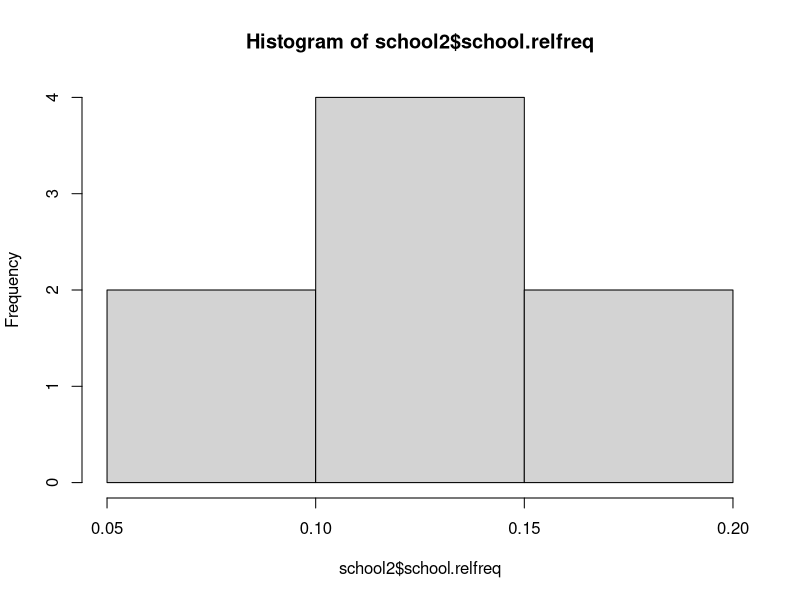
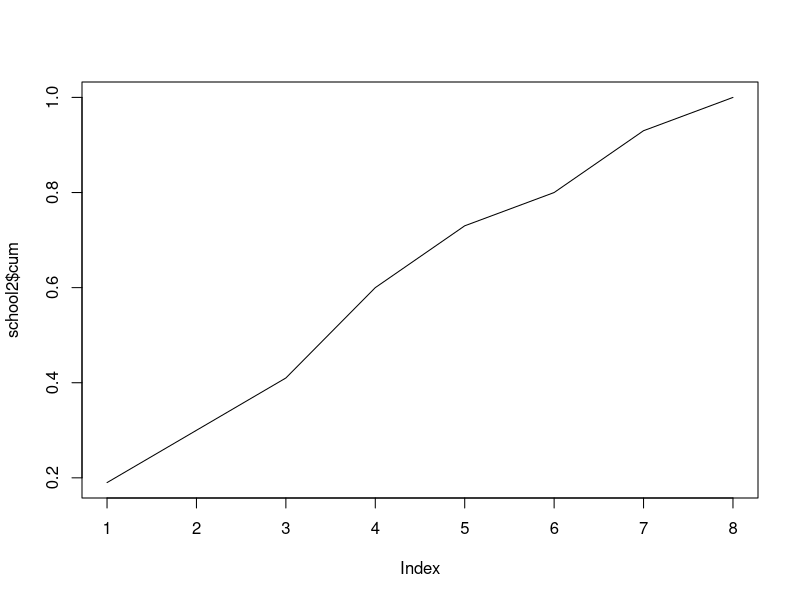

Reproduce these figures in R, in order.
# freq dist

#Eg1
library(MASS)                 # load the MASS package 
school = painters$School      # the painter schools 
school.freq = table(school)   # apply the table function
school
school.freq
head(painters)
nrow(painters) # no of rows/ records
school.relfreq = school.freq / nrow(painters)
school.relfreq
cbind(school.relfreq) 
round(cbind(school.relfreq),2)
school2 = data.frame(round(cbind(school.relfreq),2))
hist(school2$school.relfreq)

#Cumulative Relative Frequency
school2$cum = cumsum(as.numeric(school2$school.relfreq))
school2
plot(school2$cum, type='l')
